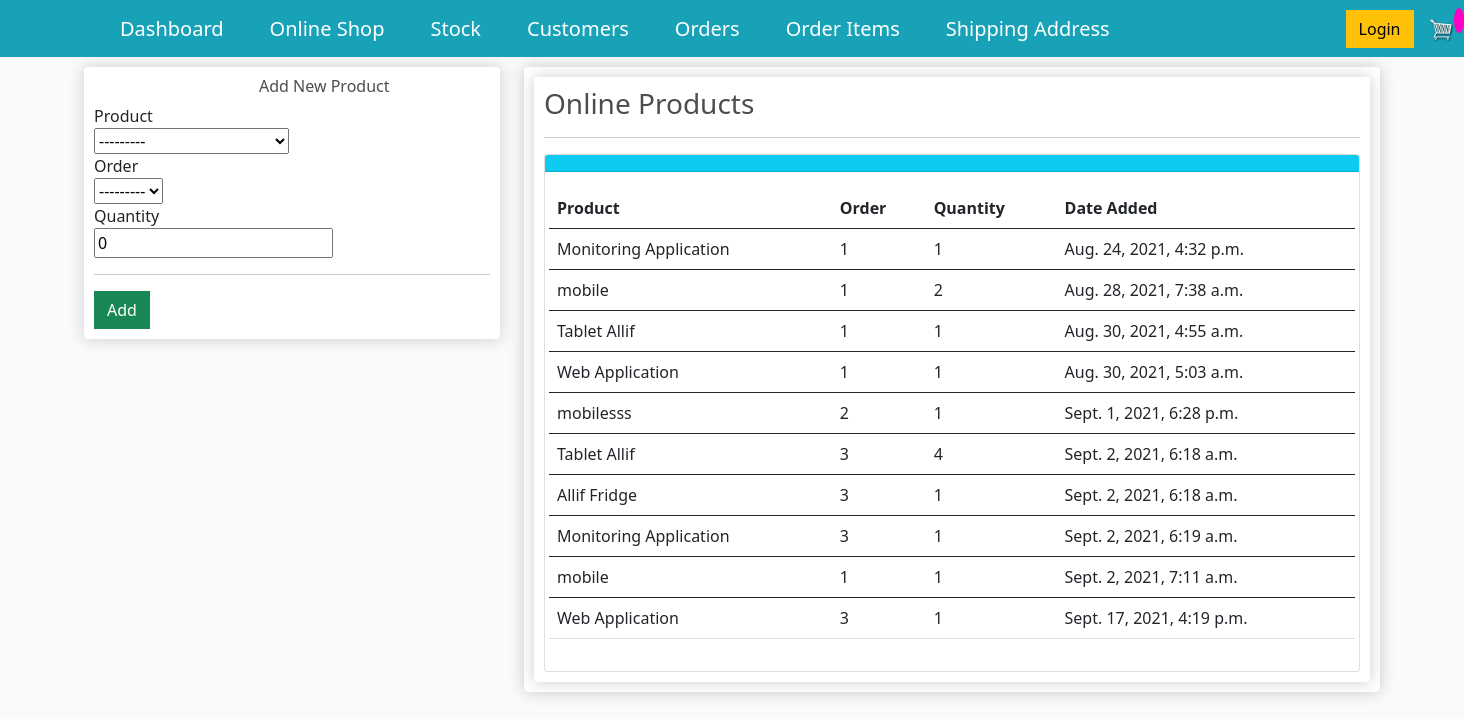
The app's page /order_online_items/, older data.
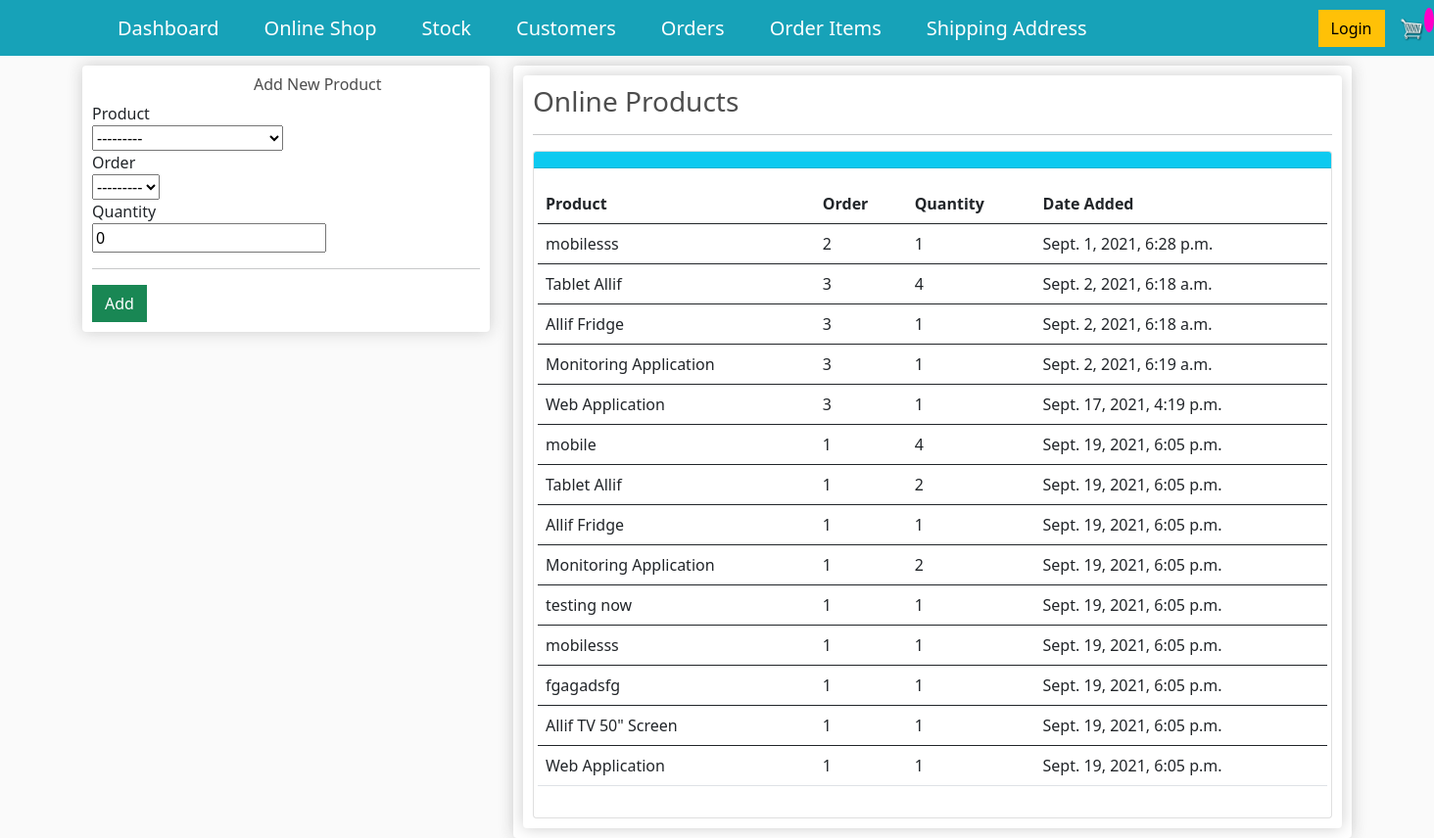
The same page, newer data.
### store/models.py (models this page shows, shortened)
class OrderItem(models.Model):
    product = models.ForeignKey(Product, on_delete=models.SET_NULL, null=True, blank=True)
    order = models.ForeignKey(Order, on_delete=models.SET_NULL, null=True,blank=True)
    quantity = models.IntegerField(default=0,null=True,blank=True)
    date_added = models.DateTimeField(auto_now_add=True)

class Product(models.Model):
    name = models.CharField(max_length=255, null=True)
    price=models.DecimalField(max_digits=7,decimal_places=2)
    digital = models.BooleanField(default=False,blank=True, null=True)#If the item is digital, we dont need to ship
    product_image=models.ImageField(null=True, blank=True)
    def __str__(self):
        return self.name

class Order(models.Model):
    customer = models.ForeignKey(Customer, on_delete=models.SET_NULL, null=True,blank=True)#if customer is deleted, we dont want to delete the order but rather set the customer value to null
    date_ordered=models.DateTimeField(auto_now_add=True)
    complete=models.BooleanField(default=False, null=True, blank=False)
    transaction_id=models.CharField(max_length=100, null=True)
    def __str__(self):
        return str(self.id) #it was giving errors hence commented out

### store/views.py (the view)
# urls.py: path('order_online_items/', views.order_online_items, name="order_online_items"),
def order_online_items(request):
    title="Allifmaal Online Stock"
    form=OrderOnlineItemsForm(request.POST or None)
    orderitems = OrderItem.objects.all()
    if form.is_valid():
        form.save()
        messages.success(request, 'Customer added successfully')
        return redirect('order_online_items')
    context={
        "title": title,
        "form":form,
        "orderitems":orderitems,
        }
    return render(request,'store/order_online_items.html',context)

### store/forms.py
class OrderOnlineItemsForm(forms.ModelForm): #the forms here is the one imported up there.
    class Meta:
        model = OrderItem
        fields = ["product",'order','quantity']

### store/templates/store/order_online_items.html (shortened to what this page needs)
{% extends "store/main.html"%}
{% load crispy_forms_tags %}
{% load static %}
{% block content %}
<div class="row">
	<div class="col-lg-4">
		<div class="box-element" id="form-wrapper">
                <div id="user-info">
                <h6 style="padding-left:165px">Add New Product</h6>
                <form method='POST' action=''> {% csrf_token %}
                    {{form|crispy}}
                </div>
                <hr>
                <input id="form-button" class="btn btn-success btn-block" type="submit" value="Add">
		</div>
        <br>
	</div>
	<div class="col-lg-8">
		<div class="box-element">
            <div class="box-element">
        <h3>Online Products</h3>
        <hr>
            <div class="card">
                <div class="card-header bg-info text-white">
                </div>
                <div class="card-body">
                    <div class="row">
                       <table class="table table-hover">
                        <thead>
                          <tr>
                            <th scope="col">Product</th>
                            <th scope="col">Order</th>
                            <th scope="col">Quantity</th>
                            <th scope="col">Date Added</th>
                          </tr>
                        </thead>
                        <tbody>
                            {% for orderitem in orderitems %}
                            <tr>
                            <td>{{orderitem.product}}</td>
                            <td>{{orderitem.order}}</td>
                            <td>{{orderitem.quantity}}</td>
                            <td>{{orderitem.date_added}}</td>
                          </tr>
                        </tbody>
                        {% endfor %}
                      </table>
                </div>
            </div>
        </div>
            </div>
		</div>
	</div>
</div>
{% endblock %}

### store/templates/store/main.html (shortened to what this page needs)
<!DOCTYPE html>
{% load static %}
<html>
<head>
<link href="https://cdn.jsdelivr.net/npm/bootstrap@5.0.2/dist/css/bootstrap.min.css" rel="stylesheet"
integrity="sha384-EVSTQN3/azprG1Anm3QDgpJLIm9Nao0Yz1ztcQTwFspd3yD65VohhpuuCOmLASjC">
<link rel="stylesheet" type="text/css" href="{% static 'css/main.css' %}">
</head>
<body>
    <nav class="navbar navbar-expand-lg navbar-dark bg-dark">
        <a class="navbar-brand" href="{% url 'dashboard' %}" style="padding-left: 120px;">Dashboard</a>
        <a class="navbar-brand" href="{% url 'store' %}" style="padding-left: 30px;">Online Shop</a>
        <a class="navbar-brand" href="{% url 'stock_online' %}" style="padding-left: 30px;">Stock</a>
        <a class="navbar-brand" href="{% url 'customer_online' %}" style="padding-left: 30px;">Customers</a>
        <a class="navbar-brand" href="{% url 'orders_online' %}" style="padding-left: 30px;">Orders</a>
        <a class="navbar-brand" href="{% url 'order_online_items' %}" style="padding-left: 30px;">Order Items</a>
        <a class="navbar-brand" href="{% url 'shipping_address_online' %}" style="padding-left: 30px;">Shipping Address</a>
            <div class="form-inline my-2 my-lg-0" style="padding-left: 220px;">
                <a href="#"class="btn btn-warning" >Login</a>
              </div>
                <a href="{% url 'cart' %}">
                   <img  id="cart-icon"  src="{% static 'images/cart.png' %}">
               </a>
               <p id="cart-total">{{cartItems}}</p>
      </nav>
    <div class="container">
        {% block content %}
        {% endblock %}
    </div>
</body>
</html>

### store/static/css/main.css (style rules this page uses)
body { background-color: hsl(0, 0%, 98%); }
h1,h2,h3,h4,h5,h6 { color:hsl(0, 0%, 30%); }
.box-element { box-shadow:hsl(0, 0%, 80%) 0 0 16px; background-color: #fff; border-radius: 4px; padding: 10px; }
.bg-dark { background-color: #17a2b8!important; }
#cart-icon { width:25px; display: inline-block; margin-left: 15px; }
#cart-total { display: block; text-align: center; color:#fff; background-color: rgb(255, 0, 200); width: 20px; height: 25px; border-radius: 50%; font-size: 14px; }
.col-lg-4, .col-lg-6, .col-lg-8, .col-lg-12 { margin-top: 10px; }
.btn { border-radius: 0; }

Row changes from the older to the newer data that the page shows:
removed OrderItem: product "Monitoring Application", order "1", quantity "1", date_added "Aug. 24, 2021, 4:32 p.m."
removed OrderItem: product "mobile", order "1", quantity "2", date_added "Aug. 28, 2021, 7:38 a.m."
removed OrderItem: product "Tablet Allif", order "1", quantity "1", date_added "Aug. 30, 2021, 4:55 a.m."
removed OrderItem: product "Web Application", order "1", quantity "1", date_added "Aug. 30, 2021, 5:03 a.m."
removed OrderItem: product "mobile", order "1", quantity "1", date_added "Sept. 2, 2021, 7:11 a.m."
added OrderItem: product "mobile", order "1", quantity "4", date_added "Sept. 19, 2021, 6:05 p.m."
added OrderItem: product "Tablet Allif", order "1", quantity "2", date_added "Sept. 19, 2021, 6:05 p.m."
added OrderItem: product "Allif Fridge", order "1", quantity "1", date_added "Sept. 19, 2021, 6:05 p.m."
added OrderItem: product "Monitoring Application", order "1", quantity "2", date_added "Sept. 19, 2021, 6:05 p.m."
added OrderItem: product "testing now", order "1", quantity "1", date_added "Sept. 19, 2021, 6:05 p.m."
added OrderItem: product "mobilesss", order "1", quantity "1", date_added "Sept. 19, 2021, 6:05 p.m."
added OrderItem: product "fgagadsfg", order "1", quantity "1", date_added "Sept. 19, 2021, 6:05 p.m."
added OrderItem: product "Allif TV 50\" Screen", order "1", quantity "1", date_added "Sept. 19, 2021, 6:05 p.m."
added OrderItem: product "Web Application", order "1", quantity "1", date_added "Sept. 19, 2021, 6:05 p.m."
